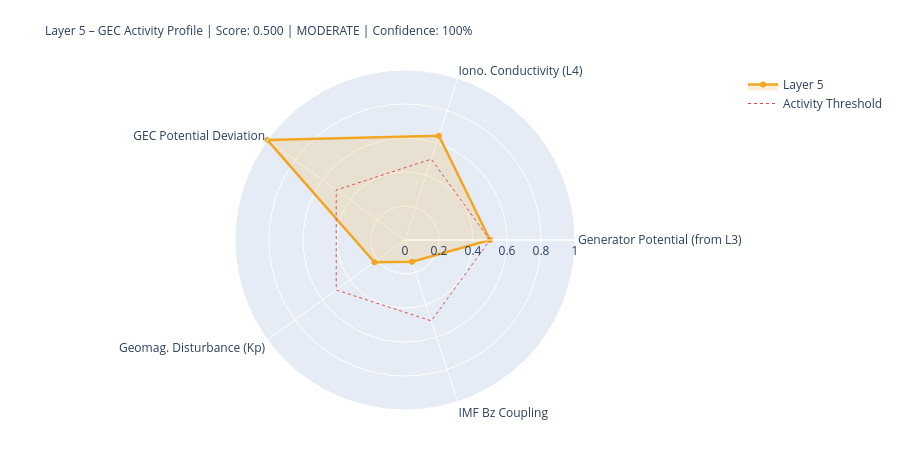

Notebook cell for this chart:
### Markdown cell above
---
## 5. State Assessment & Handoff to Layer 6

### Code cell
# ============================================================
# LAYER-5-SCORE
# ============================================================

# Components
# 1) Generator activity (Layer-3-driven)
gen_score = norm(generator_strength, 0.3, 2.0)
gen_src   = 'from_layer3' if l3_thunder_score is not None else 'estimated'

# 2) Ionospheric conductivity (Layer-4-driven)
iono_score = norm(iono_cond_factor, 0.7, 1.4)
iono_src   = 'from_layer4' if l4_ioniz is not None else 'estimated'

# 3) GEC potential deviation from reference
pot_score = norm(abs(delta_V_pct), 0, 30)  # 0 = at reference, 1 = 30% deviation
pot_src   = 'derived'

# 4) Geomagnetic disturbance (Kp) – modulates vertical currents
kp_score = norm(kp_val, 0, 9)
kp_src   = 'primary' if kp_now is not None else 'from_layer4'

# 5) IMF Bz coupling (southward = stronger M-I coupling → GEC influence)
bz_score = norm(-(bz_now or 0), -5, 30) if bz_now is not None else None
bz_src   = 'primary' if bz_now is not None else 'missing'

COMPONENTS = {
    'Generator Potential (from L3)':  {'score': gen_score,   'source': 'derived_from_layer3', 'dynamic': True},
    'Iono. Conductivity (L4)':      {'score': iono_score,  'source': iono_src, 'dynamic': True},
    'GEC Potential Deviation':      {'score': pot_score,   'source': pot_src,  'dynamic': True},
    'Geomag. Disturbance (Kp)':         {'score': kp_score,    'source': kp_src,   'dynamic': True},
    'IMF Bz Coupling':               {'score': bz_score,    'source': bz_src,   'dynamic': True},
}

available   = {k: v['score'] for k, v in COMPONENTS.items() if v['score'] is not None}
unavailable = [k for k, v in COMPONENTS.items() if v['score'] is None]
layer5_score = round(sum(available.values()) / len(available), 4) if available else None
confidence   = round(len(available) / len(COMPONENTS), 2)
level = ('unknown' if layer5_score is None
         else 'quiet'   if layer5_score < 0.3
         else 'moderate' if layer5_score < 0.6
         else 'active')
dominant_l5 = max(available, key=available.get) if available else 'none'

# Kp consistency: separate 1-min raw value from score value
kp_1m_raw   = kp_now          # directly from API (can be 0.0 during live measurement)
kp_for_score = kp_val          # from Layer-0 context or estimated value if needed
kp_score_src = kp_src

W = 68
print('=' * W)
print('LAYER 5 – GLOBAL ELECTRIC CIRCUIT – STATE ASSESSMENT')
print('=' * W)
for name, comp in COMPONENTS.items():
    s = comp['score']
    if s is not None:
        bar = '█' * int(s*20) + '░' * (20-int(s*20))
        print(f'  {name:<34} {bar}  {s:.3f}  [{comp["source"]}]')
    else:
        print(f'  {name:<34} {"─"*20}  n/a   [missing]')
print('-' * W)
print(f'  Score:         {layer5_score:.3f}  ({len(available)}/{len(COMPONENTS)} components)')
print(f'  Confidence:    {confidence:.0%}')
print(f'  Level:         {level.upper()}')
print(f'  Dominant:      {dominant_l5}')
print(f'  V_iono:        {V_iono_mod:.1f} kV  (Δ {delta_V_pct:+.1f}% vs. Ref)')
print(f'  I_total:       {I_total_mod:.1f} A   (Δ {delta_I_pct:+.1f}% vs. Ref)')
print('=' * W)

# Radar
cats   = list(available.keys())
vals_r = list(available.values())
if len(cats) >= 3:
    fig = go.Figure()
    fig.add_trace(go.Scatterpolar(
        r=vals_r + [vals_r[0]], theta=cats + [cats[0]],
        fill='toself', fillcolor='rgba(242,166,35,0.18)',
        line=dict(color='#F2A623', width=2.5), name='Layer 5'
    ))
    fig.add_trace(go.Scatterpolar(
        r=[0.5]*(len(cats)+1), theta=cats+[cats[0]],
        line=dict(color='#E24B4A', dash='dot', width=1),
        mode='lines', name='Activity Threshold'
    ))
    fig.update_layout(
        title=dict(
            text=f'Layer 5 – GEC Activity Profile | Score: {layer5_score:.3f} | {level.upper()} | Confidence: {confidence:.0%}',
            font=dict(size=12)
        ),
        polar=dict(radialaxis=dict(visible=True, range=[0,1])),
        height=450, showlegend=True,
        margin=dict(l=80, r=80, t=70, b=40)
    )
    fig.show()

### Figure 1 — Plotly figure (JSON) as saved in the notebook; plotly's stock layout.template omitted (floating-point values rounded to 4 significant figures)
{"data": [{"fill": "toself", "fillcolor": "rgba(242,166,35,0.18)", "line": {"color": "#F2A623", "width": 2.5}, "name": "Layer 5", "r": [0.5, 0.6454, 1.0, 0.2222, 0.134, 0.5], "theta": ["Generator Potential (from L3)", "Iono. Conductivity (L4)", "GEC Potential Deviation", "Geomag. Disturbance (Kp)", "IMF Bz Coupling", "Generator Potential (from L3)"], "type": "scatterpolar"}, {"line": {"color": "#E24B4A", "dash": "dot", "width": 1}, "mode": "lines", "name": "Activity Threshold", "r": [0.5, 0.5, 0.5, 0.5, 0.5, 0.5], "theta": ["Generator Potential (from L3)", "Iono. Conductivity (L4)", "GEC Potential Deviation", "Geomag. Disturbance (Kp)", "IMF Bz Coupling", "Generator Potential (from L3)"], "type": "scatterpolar"}], "layout": {"height": 450, "margin": {"b": 40, "l": 80, "r": 80, "t": 70}, "polar": {"radialaxis": {"range": [0, 1], "visible": true}}, "showlegend": true, "title": {"font": {"size": 12}, "text": "Layer 5 – GEC Activity Profile | Score: 0.500 | MODERATE | Confidence: 100%"}}}
